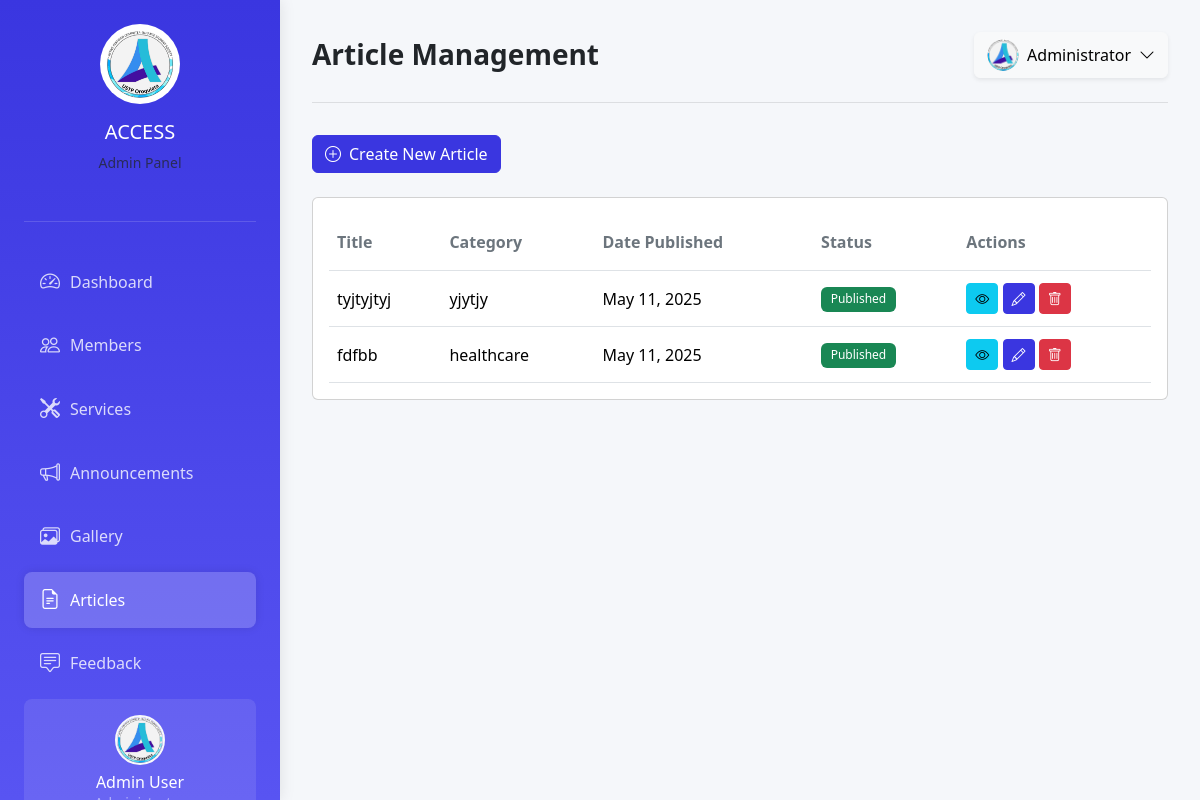
Screenshot of /mae-admin-part/reports.php with the database file from the repository.
### tables this page shows
CREATE TABLE `articles` (
  `id` int(11) NOT NULL,
  `title` varchar(255) NOT NULL,
  `category` varchar(50) NOT NULL,
  `content` text NOT NULL,
  `image_path` varchar(255) DEFAULT NULL,
  `status` enum('draft','published') DEFAULT 'draft',
  `created_at` timestamp NOT NULL DEFAULT current_timestamp(),
  `updated_at` timestamp NOT NULL DEFAULT current_timestamp() ON UPDATE current_timestamp()
);

### mae-admin-part/reports.php (the view, shortened to what this page needs)
<?php
require_once 'config.php';
try {
    $stmt = $pdo->query("SELECT * FROM articles ORDER BY created_at DESC");
    $articles = $stmt->fetchAll(PDO::FETCH_ASSOC);
} catch (PDOException $e) {
    $articles = [];
    $error = $e->getMessage();
}
?>
<!DOCTYPE html>
<html lang="en">
<head>
    <link href="https://cdn.jsdelivr.net/npm/bootstrap@5.3.2/dist/css/bootstrap.min.css" rel="stylesheet">
    <link rel="stylesheet" href="https://cdn.jsdelivr.net/npm/bootstrap-icons@1.11.1/font/bootstrap-icons.css">
    <link rel="stylesheet" href="styles.css">
</head>
<body>
    <aside class="sidebar">
        <div class="logo-container">
            <img src="ACCESS.jpg" alt="ACCESS Organization Logo" class="logo">
            <h5 class="mt-3 text-white">ACCESS</h5>
            <p class="text-muted small">Admin Panel</p>
        </div>
        <nav class="nav flex-column mb-auto">
            <a href="index.php" class="nav-link">
                <i class="bi bi-speedometer2"></i> <span>Dashboard</span>
            </a>
            <a href="members.php" class="nav-link">
                <i class="bi bi-people"></i> <span>Members</span>
            </a>
            <a href="services.php" class="nav-link">
                <i class="bi bi-tools"></i> <span>Services</span>
            </a>
            <a href="announcements.php" class="nav-link">
                <i class="bi bi-megaphone"></i> <span>Announcements</span>
            </a>
            <a href="gallery.php" class="nav-link">
                <i class="bi bi-images"></i> <span>Gallery</span>
            </a>
            <a href="reports.php" class="nav-link active">
                <i class="bi bi-file-earmark-text"></i> <span>Articles</span>
            </a>
            <a href="feedback.php" class="nav-link">
                <i class="bi bi-chat-square-text"></i> <span>Feedback</span>
            </a>
        </nav>
        <div class="user-container">
          <img src="ACCESS.jpg" alt="Admin User" class="user-image">
          <h6 class="mb-0 text-white">Admin User</h6>
          <small class="text-white-50">Administrator</small>
        </div>
    </aside>
    <main class="main-content">
        <header class="page-header d-flex justify-content-between align-items-center">
            <h1 class="h3 mb-0">Article Management</h1>
            <div class="dropdown">
                <button class="btn btn-light d-flex align-items-center shadow-sm" type="button" data-bs-toggle="dropdown" aria-expanded="false">
                    <img src="ACCESS.jpg" alt="Admin" class="rounded-circle me-2" width="32" height="32">
                    <span>Administrator</span>
                    <i class="bi bi-chevron-down ms-2"></i>
                </button>
            </div>
        </header>
        <div class="container-fluid px-0">
            <div class="mb-4">
                <button class="btn btn-primary" data-bs-toggle="modal" data-bs-target="#articleModal">
                    <i class="bi bi-plus-circle me-2"></i>Create New Article
                </button>
            </div>
            <div class="card">
                <div class="card-body">
                    <div class="table-responsive">
                        <table class="table table-hover">
                            <thead>
                                <tr>
                                    <th>Title</th>
                                    <th>Category</th>
                                    <th>Date Published</th>
                                    <th>Status</th>
                                    <th>Actions</th>
                                </tr>
                            </thead>
                            <tbody>
                                <?php if (!empty($articles)): ?>
                                    <?php foreach ($articles as $article): ?>
                                        <tr>
                                            <td><?php echo htmlspecialchars($article['title']); ?></td>
                                            <td><?php echo htmlspecialchars($article['category']); ?></td>
                                            <td><?php echo date('M d, Y', strtotime($article['created_at'])); ?></td>
                                            <td>
                                                <span class="badge bg-<?php echo $article['status'] === 'published' ? 'success' : 'warning'; ?>">
                                                    <?php echo ucfirst($article['status']); ?>
                                                </span>
                                            </td>
                                            <td>
                                                <button class="btn btn-sm btn-info" onclick="viewArticle(<?php echo $article['id']; ?>)">
                                                    <i class="bi bi-eye"></i>
                                                </button>
                                                <button class="btn btn-sm btn-primary" onclick="editArticle(<?php echo $article['id']; ?>)">
                                                    <i class="bi bi-pencil"></i>
                                                </button>
                                                <button class="btn btn-sm btn-danger" onclick="deleteArticle(<?php echo $article['id']; ?>)">
                                                    <i class="bi bi-trash"></i>
                                                </button>
                                            </td>
                                        </tr>
                                    <?php endforeach; ?>
                                <?php else: ?>
                                    <tr>
                                        <td colspan="5" class="text-center">No articles found</td>
                                    </tr>
                                <?php endif; ?>
                            </tbody>
                        </table>
                    </div>
                </div>
            </div>
        </div>
    </main>
</body>
</html>

### mae-admin-part/styles.css (style rules this page uses)
:root { --primary: #3a36e0; --secondary: #6c757d; --success: #28a745; --warning: #ffc107; --danger: #dc3545; --info: #17a2b8; --light: #f8f9fa; --dark: #212529; --sidebar-width: 280px; --header-height: 70px; --body-bg: #f5f7fa; }
body { background-color: var(--body-bg); font-family: 'Segoe UI', Tahoma, Geneva, Verdana, sans-serif; overflow-x: hidden; }
.sidebar { width: var(--sidebar-width); height: 100vh; position: fixed; left: 0; top: 0; background: linear-gradient(180deg, #3a36e0 0%, #5854f2 100%); color: white; padding: 1.5rem; z-index: 1000; box-shadow: 0 0 15px rgba(0, 0, 0, 0.1); transition: all 0.3s ease; overflow-y: auto; scrollbar-width: thin; }
.sidebar .logo-container { display: flex; flex-direction: column; align-items: center; padding-bottom: 2rem; margin-bottom: 2rem; border-bottom: 1px solid rgba(255, 255, 255, 0.15); }
.sidebar .logo { height: 80px; width: 80px; object-fit: cover; border-radius: 50%; border: 3px solid rgba(255, 255, 255, 0.2); padding: 3px; background-color: white; }
.sidebar .nav-link { color: rgba(255, 255, 255, 0.8); padding: 0.8rem 1rem; font-weight: 500; border-radius: 8px; transition: all 0.2s ease; margin-bottom: 0.5rem; display: flex; align-items: center; }
.sidebar .nav-link.active { background-color: rgba(255, 255, 255, 0.2); color: white; box-shadow: 0 0 10px rgba(0, 0, 0, 0.1); }
.sidebar .nav-link i { margin-right: 10px; font-size: 1.25rem; }
.sidebar .user-container { margin-top: auto; padding: 1rem; background-color: rgba(255, 255, 255, 0.1); border-radius: 8px; display: flex; flex-direction: column; align-items: center; }
.sidebar .user-image { width: 50px; height: 50px; border-radius: 50%; object-fit: cover; margin-bottom: 0.5rem; border: 2px solid var(--light); }
.main-content { margin-left: var(--sidebar-width); padding: 2rem; min-height: 100vh; transition: all 0.3s ease; }
.page-header { padding-bottom: 1.5rem; margin-bottom: 2rem; border-bottom: 1px solid rgba(0, 0, 0, 0.1); }
.page-header h1 { font-weight: 700; color: var(--dark); }
.table { margin-bottom: 0; }
.table th { border-top: none; font-weight: 600; color: var(--secondary); padding-top: 1rem; padding-bottom: 1rem; }
.table td { vertical-align: middle; padding-top: 0.75rem; padding-bottom: 0.75rem; }
.btn-primary { background-color: var(--primary); border-color: var(--primary); }
.badge { padding: 0.4rem 0.6rem; font-weight: 500; }

### rows the page displays
articles: title "tyjtyjtyj", category "yjytjy", created_at "May 11, 2025", status "Published"
articles: title "fdfbb", category "healthcare", created_at "May 11, 2025", status "Published"
